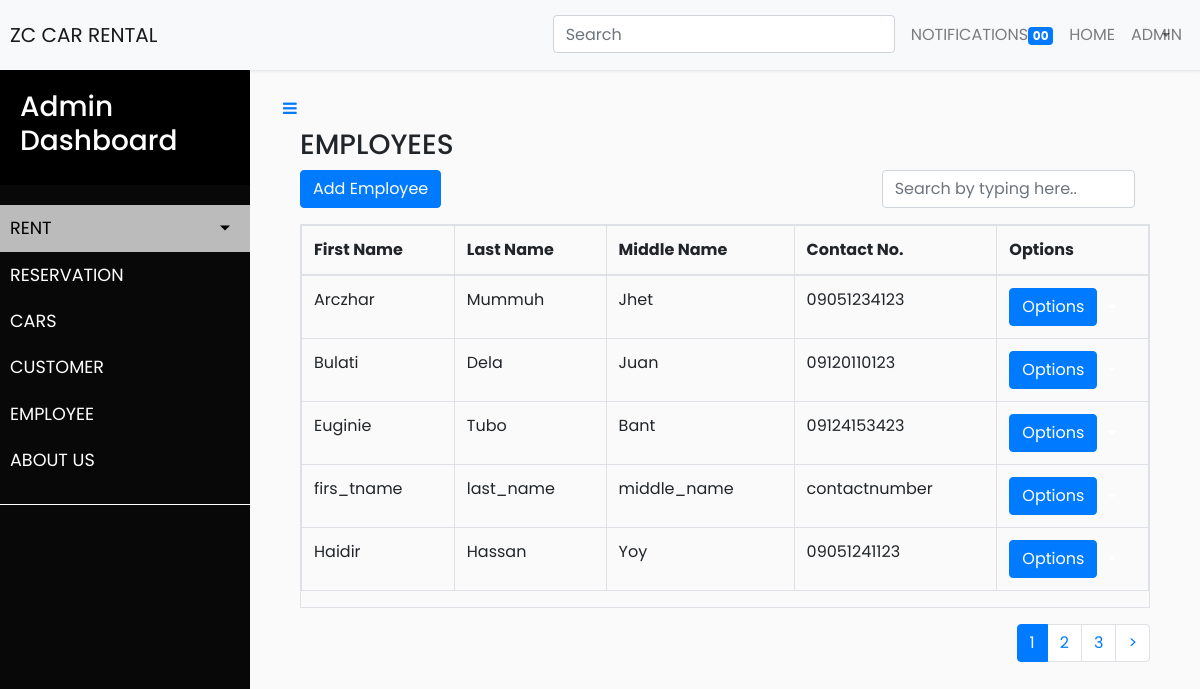
The app's page /Employee_controller/show, older data.
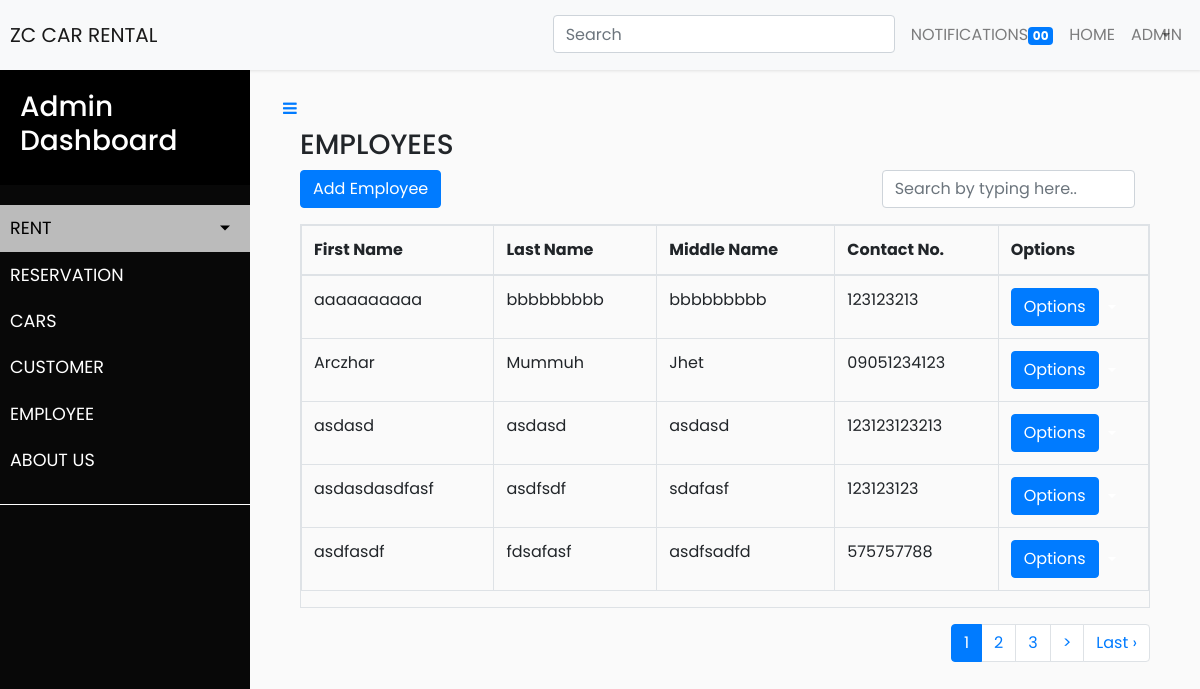
The same page, newer data.
### tables this page shows
CREATE TABLE `tbl_employee` (
  `id` int(11) NOT NULL,
  `first_name` varchar(255) NOT NULL,
  `middle_name` varchar(255) NOT NULL,
  `last_name` varchar(255) NOT NULL,
  `contact` varchar(255) NOT NULL,
  `created_at` timestamp NOT NULL DEFAULT current_timestamp()
);

### index.php (called while the page is built, shortened)
<?php
require_once BASEPATH.'core/CodeIgniter.php';

### application/models/Employee_model.php (called while the page is built, shortened)
<?php
class Employee_model extends CI_Model {
	public function fetch_data($limit, $start) {
		$this->db->order_by('first_name', 'ASC');
		$this->db->limit($limit, $start);
		$query = $this->db->get('tbl_employee');
		return $query;
	}
}
?>

### application/views/admin/employee.php (the view, shortened to what this page needs)
<div class="container-fluid">
  <div class="col-md-12 search-table-col">
    <header>
      <h3>EMPLOYEES</h3>
    </header>
    <a class="btn btn-primary"  href="<?php echo base_url('admin_controller/add_employee');?>">Add Employee</a>
    <div class="form-group pull-right col-lg-4"><input type="text" placeholder="Search by typing here.." class="search form-control"></div><span class="counter pull-right"></span>
    <div class="table-responsive table-bordered table table-hover table-bordered results">
      <table class="table table-bordered" id="">
        <thead class="bill-header cs">
          <tr>
            <th id="trs-hd" class="">First Name</th>
            <th id="trs-hd" class="">Last Name</th>
            <th id="trs-hd" class="">Middle Name</th>
            <th id="trs-hd" class="">Contact No.</th>
            <th id="trs-hd" class="">Options</th>
          </tr>
        </thead>
        <tbody>
          <?php if($fetch_data->num_rows() > 0):?>
          <?php foreach($fetch_data->result_array() as $row): ?>
          <tr>
            <td><?php echo $row['first_name'] ?></td>
            <td><?php echo $row['last_name'] ?></td>
            <td><?php echo $row['middle_name'] ?></td>
            <td><?php echo $row['contact'] ?></td>
            <td>
            <div class="dropdown"><button class="btn btn-primary dropdown-toggle" data-toggle="dropdown" aria-expanded="false" type="button" >Options</button>
            </div>
            </td>
          </tr>
          <?php endforeach; ?>
          <?php endif; ?>
        </tbody>
      </table>
    </div>
    <?php echo $pagination; ?>
  </div>
</div>

### application/controllers/Employee_controller.php (shortened to what this page needs)
<?php
class Employee_controller extends CI_Controller {
	public function __construct()
    {
        $this->load->model('employee_model');
    }
	public function show($start = 0)
	{
        $this->load->library('pagination');
        $config['base_url'] = base_url().'employee_controller/show/';
        $config['total_rows'] = $this->employee_model->get_count();
        $config['per_page'] = 5;
        $config['full_tag_open'] = '<ul class="pagination justify-content-end">';
        $config['full_tag_close'] = '</ul>';
        $config['first_tag_open'] = '<li page-item">';
        $config['first_tag_close'] = '</li>';
        $config['next_tag_open'] = '<li class="page-item">';
        $config['next_tag_close'] = '</li>';
        $config['prev_tag_open'] = '<li class="page-item">';
        $config['prev_tag_close'] = '</li>';
        $config['cur_tag_open'] = '<li class="page-item active"><a class="page-link">';
        $config['cur_tag_close'] = '</a></li>';
        $config['num_tag_open'] = '<li class="page-item">';
        $config['num_tag_close'] = '</li>';
        $config['last_tag_open'] = '<li class="page-item">';
        $config['last_tag_close'] = '</li>';
        $config['attributes'] = array('class' => 'page-link');
        $this->pagination->initialize($config);
        $data['pagination'] = $this->pagination->create_links();
        $data['fetch_data'] = $this->employee_model->fetch_data($config['per_page'], $start);
        $data['main_view'] = "admin/employee";
        $this->load->view('layouts/main', $data);
	}
}

### application/views/layouts/header.php (shortened to what this page needs)
<!doctype html>
<html lang="en">
  <head>
    <link rel="stylesheet" href="<?php echo base_url('assets/css/bootstrap.min.css');?>">
    <link rel="stylesheet" href="<?php echo base_url('assets/css/styles.css');?>">
    <link rel="stylesheet" href="<?php echo base_url('assets/fonts/font-awesome.min.css');?>">
  </head>
  <body>

### application/views/layouts/main.php (shortened to what this page needs)
<?php $this->load->view('layouts/header'); ?>
  <nav class="navbar navbar-expand-lg navbar-light bg-light mb-0">
    <a class="navbar-brand" href="#">ZC CAR RENTAL</a>
    <div class="collapse navbar-collapse" id="navbarText">
      <ul class="nav navbar-nav ml-auto">
      <li class="nav-item" role="presentation">
        <form class="form-inline">
            <div class="md-form my-0">
              <input class="form-control mr-sm-2" type="text" placeholder="Search" aria-label="Search">
            </div>
          </form>
      </li>
      <li class="nav-item" role="presentation"><a class="nav-link" href="#">NOTIFICATIONS<span class="badge badge-primary">00</span></a></li>
      <li class="nav-item" role="presentation"><a class="nav-link" href="<?php echo base_url('User_controller/index');?>">HOME</a></li>
      <li class="nav-item dropdown">
        <a class="dropdown-toggle nav-link" data-toggle="dropdown" aria-expanded="false" href="#">ADMIN</a>
    </div>
  </nav>
    <div class="wrapper">
   <?php $this->load->view('layouts/sidebar'); ?>
    <div id="content">
    <a id="sidebarCollapse" class="btn btn-link" role="button" href="#menu-toggle" id="menu-toggle"><i class="fa fa-bars"></i></a>
      <?php $this->load->view($main_view); ?>
      </div>
    </div>
<?php $this->load->view('layouts/footer'); ?>

### application/views/layouts/sidebar.php (shortened to what this page needs)
<nav id="sidebar">
    <div class="sidebar-header">
        <h3><a href="<?php echo base_url('admin_controller'); ?>">Admin Dashboard</a></h3>
    </div>
    <ul class="list-unstyled components">
        <li class="active">
            <a href="#homeSubmenu" data-toggle="collapse" aria-expanded="false" class="dropdown-toggle">RENT</a>
        </li>
        <li>
            <a href="<?php echo base_url('admin_controller/reservation'); ?>">RESERVATION</a>
        </li>
        <li>
            <a href="<?php echo base_url('admin_controller/cars'); ?>">CARS</a>
        </li>
        <li>
            <a href="<?php echo base_url('admin_controller/customer'); ?>">CUSTOMER</a>
        </li>
        <li>
            <a href="<?php echo base_url('admin_controller/employee'); ?>">EMPLOYEE</a>
        </li>
        <li>
            <a href="<?php echo base_url('admin_controller/team'); ?>">ABOUT US</a>
        </li>
    </ul>
</nav>

### application/views/layouts/footer.php (shortened to what this page needs)
</body>
  </body>
</html>

### assets/css/styles.css (style rules this page uses)
body { font-family: 'Poppins', sans-serif; background: #fafafa; }
a, a:hover, a:focus { color: inherit; text-decoration: none; transition: all 0.3s; }
.navbar { padding: 15px 10px; background: #fff; border: none; border-radius: 0; margin-bottom: 0px; box-shadow: 1px 1px 3px rgba(0, 0, 0, 0.1); }
.wrapper { display: flex; width: 100%; align-items: stretch; }
#sidebar { min-width: 250px; max-width: 250px; background: rgb(8, 8, 8); color: #fff; transition: all 0.3s; }
#sidebar .sidebar-header { padding: 20px; background: #000000; }
#sidebar ul.components { padding: 20px 0; border-bottom: 1px solid #ffffff; }
#sidebar ul li a { padding: 10px; font-size: 1.1em; display: block; }
#sidebar ul li.active>a, a[aria-expanded="true"] { color: rgb(0, 0, 0); background: #bbbbbb; }
a[data-toggle="collapse"] { position: relative; }
.dropdown-toggle::after { display: block; position: absolute; top: 50%; right: 20px; transform: translateY(-50%); }
#content { width: 100%; padding: 20px; min-height: 100vh; transition: all 0.3s; }

Row changes from the older to the newer data that the page shows:
no longer on this page (row unchanged): tbl_employee: first_name "Bulati", last_name "Dela", middle_name "Juan", contact "09120110123"
no longer on this page (row unchanged): tbl_employee: first_name "Euginie", last_name "Tubo", middle_name "Bant", contact "09124153423"
no longer on this page (row unchanged): tbl_employee: first_name "firs_tname", last_name "last_name", middle_name "middle_name", contact "contactnumber"
no longer on this page (row unchanged): tbl_employee: first_name "Haidir", last_name "Hassan", middle_name "Yoy", contact "09051241123"
added tbl_employee: first_name "aaaaaaaaaa", last_name "bbbbbbbbb", middle_name "bbbbbbbbb", contact "123123213"
added tbl_employee: first_name "asdasd", last_name "asdasd", middle_name "asdasd", contact "123123123213"
added tbl_employee: first_name "asdasdasdfasf", last_name "asdfsdf", middle_name "sdafasf", contact "123123123"
added tbl_employee: first_name "asdfasdf", last_name "fdsafasf", middle_name "asdfsadfd", contact "575757788"
Text that changed along with them:
$pagination: "1 2 3 >" → "1 2 3 > Last ›"
